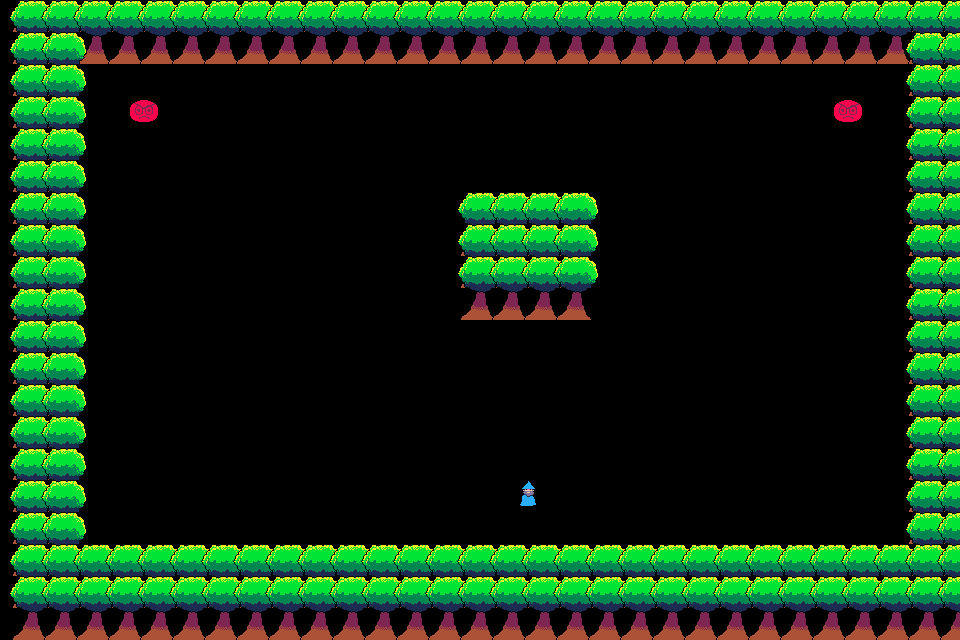

This game map was drawn from its Tiled (.tmx) file and the tilesets committed beside it. A one-line description and the full map source follow:
An orthogonal 30x20 tile map with 32x32 px tiles, 1 tile layer (Tile Layer 1).

<map version="1.9" tiledversion="1.9.2" orientation="orthogonal" renderorder="right-down" width="30" height="20" tilewidth="32" tileheight="32" infinite="0" nextlayerid="2" nextobjectid="1">
 <tileset firstgid="1" source="Tileset.tsx" />
 <layer id="1" name="Tile Layer 1" width="30" height="20">
  <data encoding="csv">
5,5,5,5,5,5,5,5,5,5,5,5,5,5,5,5,5,5,5,5,5,5,5,5,5,5,5,5,5,5,
5,5,5,5,5,5,5,5,5,5,5,5,5,5,5,5,5,5,5,5,5,5,5,5,5,5,5,5,5,5,
5,5,0,0,0,0,0,0,0,0,0,0,0,0,0,0,0,0,0,0,0,0,0,0,0,0,0,0,5,5,
5,5,0,0,6,0,0,0,0,0,0,0,0,0,0,0,0,0,0,0,0,0,0,0,0,0,6,0,5,5,
5,5,0,0,0,0,0,0,0,0,0,0,0,0,0,0,0,0,0,0,0,0,0,0,0,0,0,0,5,5,
5,5,0,0,0,0,0,0,0,0,0,0,0,0,0,0,0,0,0,0,0,0,0,0,0,0,0,0,5,5,
5,5,0,0,0,0,0,0,0,0,0,0,0,0,0,0,0,0,0,0,0,0,0,0,0,0,0,0,5,5,
5,5,0,0,0,0,0,0,0,0,0,0,0,0,5,5,5,5,0,0,0,0,0,0,0,0,0,0,5,5,
5,5,0,0,0,0,0,0,0,0,0,0,0,0,5,5,5,5,0,0,0,0,0,0,0,0,0,0,5,5,
5,5,0,0,0,0,0,0,0,0,0,0,0,0,5,5,5,5,0,0,0,0,0,0,0,0,0,0,5,5,
5,5,0,0,0,0,0,0,0,0,0,0,0,0,0,0,0,0,0,0,0,0,0,0,0,0,0,0,5,5,
5,5,0,0,0,0,0,0,0,0,0,0,0,0,0,0,0,0,0,0,0,0,0,0,0,0,0,0,5,5,
5,5,0,0,0,0,0,0,0,0,0,0,0,0,0,0,0,0,0,0,0,0,0,0,0,0,0,0,5,5,
5,5,0,0,0,0,0,0,0,0,0,0,0,0,0,0,0,0,0,0,0,0,0,0,0,0,0,0,5,5,
5,5,0,0,0,0,0,0,0,0,0,0,0,0,0,0,0,0,0,0,0,0,0,0,0,0,0,0,5,5,
5,5,0,0,0,0,0,0,0,0,0,0,0,0,0,0,2,0,0,0,0,0,0,0,0,0,0,0,5,5,
5,5,0,0,0,0,0,0,0,0,0,0,0,0,0,0,0,0,0,0,0,0,0,0,0,0,0,0,5,5,
5,5,0,0,0,0,0,0,0,0,0,0,0,0,0,0,0,0,0,0,0,0,0,0,0,0,0,0,5,5,
5,5,5,5,5,5,5,5,5,5,5,5,5,5,5,5,5,5,5,5,5,5,5,5,5,5,5,5,5,5,
5,5,5,5,5,5,5,5,5,5,5,5,5,5,5,5,5,5,5,5,5,5,5,5,5,5,5,5,5,5
</data>
 </layer>
</map>
